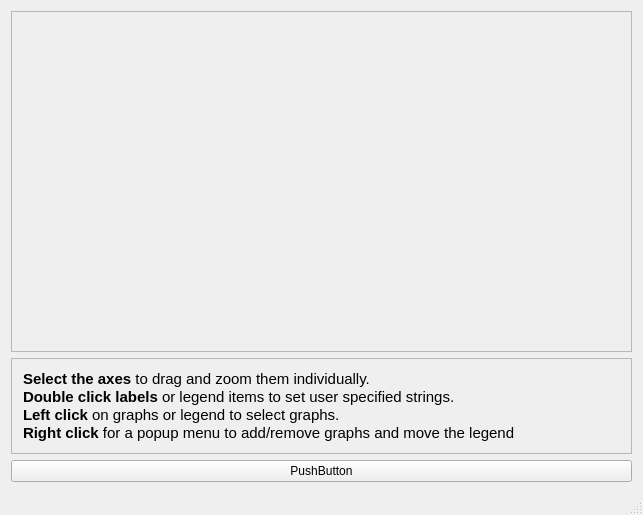
<?xml version="1.0" encoding="UTF-8"?>
<ui version="4.0">
 <class>MainWindow</class>
 <widget class="QMainWindow" name="MainWindow">
  <property name="geometry">
   <rect>
    <x>0</x>
    <y>0</y>
    <width>643</width>
    <height>515</height>
   </rect>
  </property>
  <property name="windowTitle">
   <string>QCustomPlot Interaction Example</string>
  </property>
  <widget class="QWidget" name="centralWidget">
   <layout class="QVBoxLayout" name="verticalLayout">
    <item>
     <widget class="QFrame" name="frame_2">
      <property name="frameShape">
       <enum>QFrame::StyledPanel</enum>
      </property>
      <property name="frameShadow">
       <enum>QFrame::Sunken</enum>
      </property>
      <property name="lineWidth">
       <number>1</number>
      </property>
      <property name="midLineWidth">
       <number>0</number>
      </property>
      <layout class="QVBoxLayout" name="verticalLayout_3">
       <property name="spacing">
        <number>0</number>
       </property>
       <property name="leftMargin">
        <number>0</number>
       </property>
       <property name="topMargin">
        <number>0</number>
       </property>
       <property name="rightMargin">
        <number>0</number>
       </property>
       <property name="bottomMargin">
        <number>0</number>
       </property>
       <item>
        <widget class="QCustomPlot" name="customPlot" native="true">
         <property name="sizePolicy">
          <sizepolicy hsizetype="Preferred" vsizetype="MinimumExpanding">
           <horstretch>0</horstretch>
           <verstretch>0</verstretch>
          </sizepolicy>
         </property>
        </widget>
       </item>
      </layout>
     </widget>
    </item>
    <item>
     <widget class="QFrame" name="frame">
      <property name="frameShape">
       <enum>QFrame::StyledPanel</enum>
      </property>
      <property name="frameShadow">
       <enum>QFrame::Raised</enum>
      </property>
      <layout class="QVBoxLayout" name="verticalLayout_2">
       <item>
        <widget class="QLabel" name="label">
         <property name="text">
          <string>&lt;!DOCTYPE HTML PUBLIC &quot;-//W3C//DTD HTML 4.0//EN&quot; &quot;http://www.w3.org/TR/REC-html40/strict.dtd&quot;&gt;
&lt;html&gt;&lt;head&gt;&lt;meta name=&quot;qrichtext&quot; content=&quot;1&quot; /&gt;&lt;style type=&quot;text/css&quot;&gt;
p, li { white-space: pre-wrap; }
&lt;/style&gt;&lt;/head&gt;&lt;body style=&quot; font-family:'Ubuntu'; font-size:11pt; font-weight:400; font-style:normal;&quot;&gt;
&lt;p style=&quot; margin-top:0px; margin-bottom:0px; margin-left:0px; margin-right:0px; -qt-block-indent:0; text-indent:0px;&quot;&gt;&lt;span style=&quot; font-weight:600;&quot;&gt;Select the axes&lt;/span&gt; to drag and zoom them individually.&lt;/p&gt;
&lt;p style=&quot; margin-top:0px; margin-bottom:0px; margin-left:0px; margin-right:0px; -qt-block-indent:0; text-indent:0px;&quot;&gt;&lt;span style=&quot; font-weight:600;&quot;&gt;Double click labels&lt;/span&gt; or legend items to set user specified strings.&lt;/p&gt;
&lt;p style=&quot; margin-top:0px; margin-bottom:0px; margin-left:0px; margin-right:0px; -qt-block-indent:0; text-indent:0px;&quot;&gt;&lt;span style=&quot; font-weight:600;&quot;&gt;Left click&lt;/span&gt; on graphs or legend to select graphs.&lt;/p&gt;
&lt;p style=&quot; margin-top:0px; margin-bottom:0px; margin-left:0px; margin-right:0px; -qt-block-indent:0; text-indent:0px;&quot;&gt;&lt;span style=&quot; font-weight:600;&quot;&gt;Right click&lt;/span&gt; for a popup menu to add/remove graphs and move the legend&lt;/p&gt;&lt;/body&gt;&lt;/html&gt;</string>
         </property>
        </widget>
       </item>
      </layout>
     </widget>
    </item>
    <item>
     <widget class="QPushButton" name="pushButton">
      <property name="text">
       <string>PushButton</string>
      </property>
     </widget>
    </item>
   </layout>
  </widget>
  <widget class="QMenuBar" name="menuBar">
   <property name="geometry">
    <rect>
     <x>0</x>
     <y>0</y>
     <width>643</width>
     <height>25</height>
    </rect>
   </property>
  </widget>
  <widget class="QStatusBar" name="statusBar"/>
 </widget>
 <layoutdefault spacing="6" margin="11"/>
 <customwidgets>
  <customwidget>
   <class>QCustomPlot</class>
   <extends>QWidget</extends>
   <header>../../qcustomplot.h</header>
   <container>1</container>
  </customwidget>
 </customwidgets>
 <resources/>
 <connections/>
</ui>
